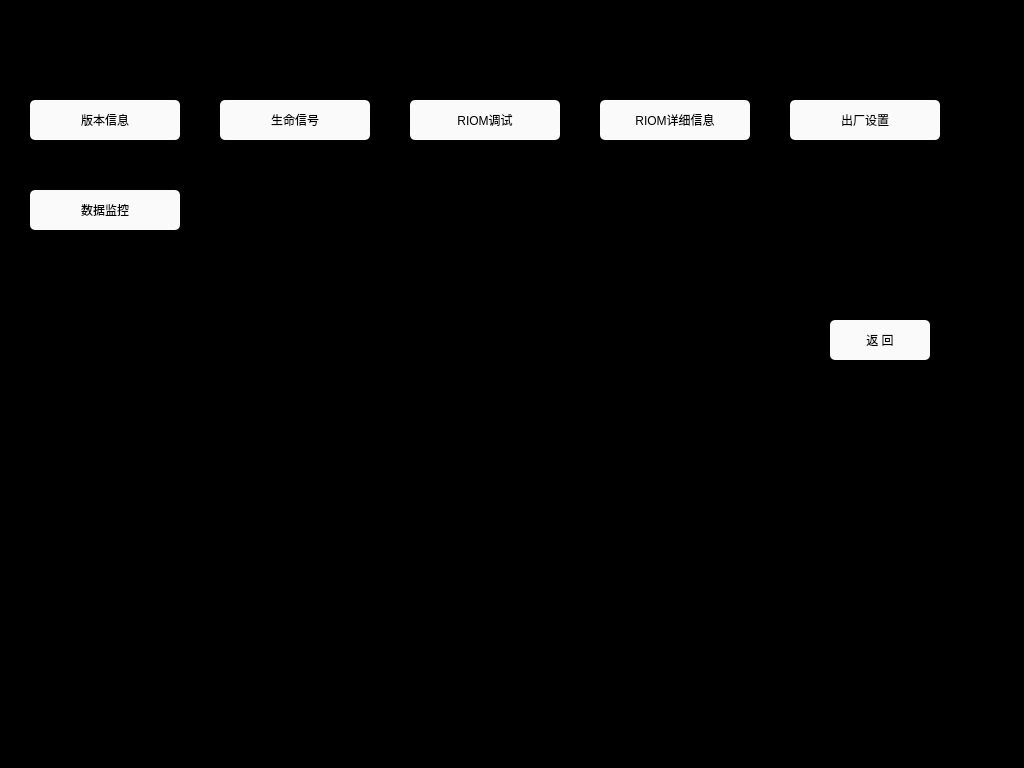
<?xml version="1.0" encoding="UTF-8"?>
<ui version="4.0">
 <class>DebugPage</class>
 <widget class="QWidget" name="DebugPage">
  <property name="geometry">
   <rect>
    <x>0</x>
    <y>0</y>
    <width>1024</width>
    <height>768</height>
   </rect>
  </property>
  <property name="windowTitle">
   <string>Form</string>
  </property>
  <property name="styleSheet">
   <string notr="true">
QWidget
{
	background-color: black;
}

QPushButton
{
	font: 20px, &quot;SimHei&quot;;
    color: black;
	background-color: rgb(250, 250, 250);
	border-radius: 5px;
}</string>
  </property>
  <widget class="QPushButton" name="btn_LifeSignal">
   <property name="geometry">
    <rect>
     <x>220</x>
     <y>100</y>
     <width>150</width>
     <height>40</height>
    </rect>
   </property>
   <property name="text">
    <string>生命信号</string>
   </property>
  </widget>
  <widget class="QPushButton" name="btn_RIOMDebug">
   <property name="geometry">
    <rect>
     <x>410</x>
     <y>100</y>
     <width>150</width>
     <height>40</height>
    </rect>
   </property>
   <property name="text">
    <string>RIOM调试</string>
   </property>
  </widget>
  <widget class="QPushButton" name="btn_RIOMDetailInfo">
   <property name="geometry">
    <rect>
     <x>600</x>
     <y>100</y>
     <width>150</width>
     <height>40</height>
    </rect>
   </property>
   <property name="text">
    <string>RIOM详细信息</string>
   </property>
  </widget>
  <widget class="QPushButton" name="btn_Back">
   <property name="geometry">
    <rect>
     <x>830</x>
     <y>320</y>
     <width>100</width>
     <height>40</height>
    </rect>
   </property>
   <property name="text">
    <string>返 回</string>
   </property>
  </widget>
  <widget class="QPushButton" name="btn_PublishSet">
   <property name="geometry">
    <rect>
     <x>790</x>
     <y>100</y>
     <width>150</width>
     <height>40</height>
    </rect>
   </property>
   <property name="text">
    <string>出厂设置</string>
   </property>
  </widget>
  <widget class="QPushButton" name="btn_versionInfo">
   <property name="geometry">
    <rect>
     <x>30</x>
     <y>100</y>
     <width>150</width>
     <height>40</height>
    </rect>
   </property>
   <property name="text">
    <string>版本信息</string>
   </property>
  </widget>
  <widget class="QPushButton" name="btn_DataMoniter">
   <property name="geometry">
    <rect>
     <x>30</x>
     <y>190</y>
     <width>150</width>
     <height>40</height>
    </rect>
   </property>
   <property name="text">
    <string>数据监控</string>
   </property>
  </widget>
 </widget>
 <resources/>
 <connections/>
</ui>
